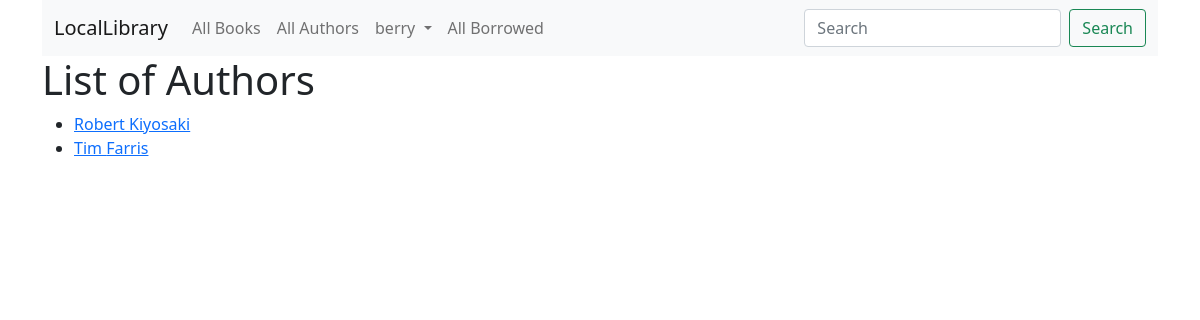
The app's page /catalog/authors/ (signed in) with its own data.
### catalog/models.py (models this page shows, shortened)
class Author(models.Model):
	first_name = models.CharField(max_length=100)
	last_name = models.CharField(max_length=100)
	data_of_birth = models.DateField(null=True,blank=True)
	date_of_death = models.DateField('Died', null=True, blank=True)
	class Meta:
		ordering = ['first_name', 'last_name']
	def get_absolute_url(self):
		return reverse('author-detail', args=[str(self.id)])

### catalog/views.py (the view)
# urls.py: path('authors/', views.AuthorListView.as_view(), name='authors'),
class AuthorListView(generic.ListView):
	model = Author
	def get_context_data(self, **kwargs):
		context = super(AuthorListView, self).get_context_data(**kwargs)
		context['some_data'] = 'This is just a random stuff'
		return context

### catalog/templates/catalog/author_list.html
{% extends 'base.html' %}
{% block content %}
<h1>List of Authors</h1>
<ul>
{% for author in author_list %}
	<li><a href="{{  author.get_absolute_url }}">{{ author.first_name}} {{ author.last_name}}</a></li>
	{% empty %}
		<li>No authors yet. </li>
	{% endfor %}
</ul>
{% endblock %}

### catalog/templates/base.html (shortened to what this page needs)
<!doctype html>
<html lang="en">
  <head>
    <link href="https://cdn.jsdelivr.net/npm/bootstrap@5.0.0-beta1/dist/css/bootstrap.min.css" rel="stylesheet">
  </head>
  <body>
      {% block sidebar %}
    <div class="container">
    <nav class="navbar navbar-expand-sm navbar-light bg-light">
  <div class="container-fluid">
    <a class="navbar-brand" href="{% url 'index' %}">LocalLibrary</a>
    <div class="collapse navbar-collapse" id="navbarSupportedContent">
      <ul class="navbar-nav me-auto mb-2 mb-lg-0">
        <li class="nav-item">
          <a class="nav-link " aria-current="page" href="{% url 'books' %}">All Books </a>
        </li>
        <li class="nav-item">
          <a class="nav-link" href="{% url 'authors' %}">All Authors</a>
        </li>
        {% if user.is_authenticated %}
        <li class="nav-item dropdown">
          <a class="nav-link dropdown-toggle success" href="#" id="navbarDropdown" role="button" data-bs-toggle="dropdown" aria-expanded="false">
            {{ user.get_username }}
          </a>
            {% else %}
            <li><hr class="dropdown-divider"></li>
            <li><a class="dropdown-item" href="{% url 'login' %}?next={{ request.path}}">Login</a></li>
 {% endif %}
        </li>
     {% endblock %}
         {% if perms.catalog.can_mark_returned %}
        <li class="nav-item">
          <a class="nav-link " href="{% url 'all-borrowed' %}" tabindex="-1" >All Borrowed</a>
        </li>
      </ul>
      {% endif %}
      <form class="d-flex">
        <input class="form-control me-2" type="search" placeholder="Search" aria-label="Search">
        <button class="btn btn-outline-success" type="submit">Search</button>
      </form>
    </div>
  </div>
</nav>
   {% block content %}
   {% endblock %}
   </div>
  </body>
</html>

### records on screen
Author: first_name "Robert", last_name "Kiyosaki"
Author: first_name "Tim", last_name "Farris"

### other values on screen
{{ user.get_username }} "berry"
